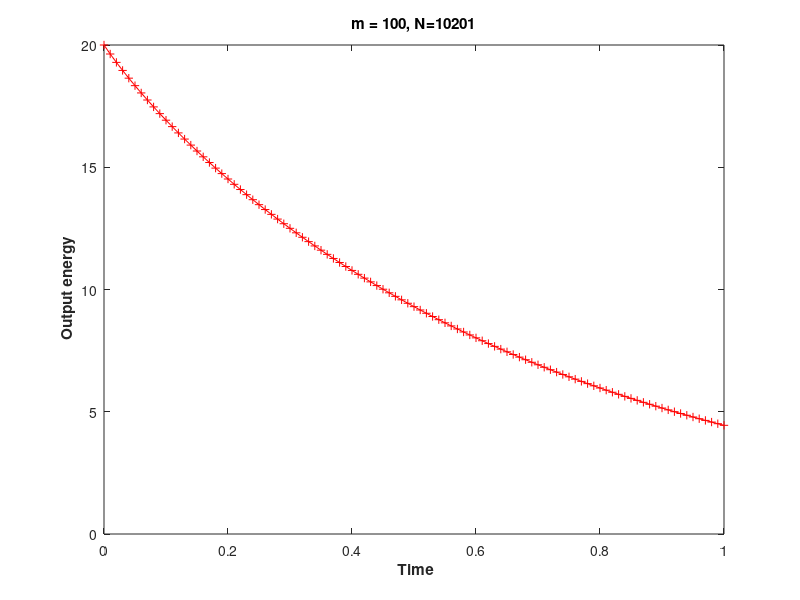

Recreate this plot in MATLAB.
% Creating convergence plot for homework problem TraceErrorEstimates

energies = csvread('energies.csv');
t = linspace(0.0,1.0, length(energies));

figure('name','energy plot');
plot(t(:),energies(:),'r+-')
xlabel('{\bf Time}');
ylabel('{\bf Output energy}');
title(sprintf('m = %d, N=%d',length(energies)-1,10201));

print -depsc2 'energy_plot.eps';
